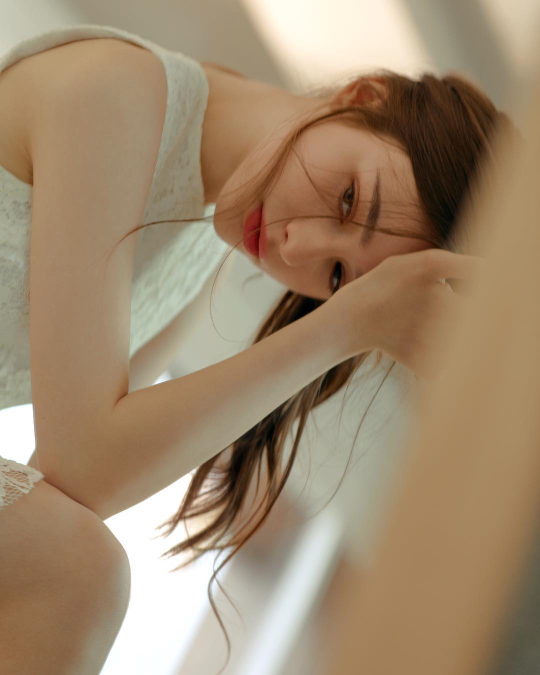
#> input picture 0005/original/1.jpg, 1080 x 1350 px (shown at 1/2 size); its folder holds 4 pictures in this run
$ python pxToIPhone5.py
#> lines starting #> are read from the running program, lines starting #| are printed output that depends on the picture
#pxToIPhone5.py
#640*1360
#我认为小于iPhone5像素即可，不必全都一样

from PIL import Image
import glob
import os.path as op

im = glob.glob(r'original\*.jpg')

def cut(im,path):
    if im.size[0] < im.size[1]:#宽<高，竖着
        ratio = 640 / im.size[0]
        after = (im.size[0] * ratio,im.size[1] * ratio)
        im.thumbnail(after)
        print(im.size)
        im.save(path)
    else:
        ratio = 1360 / im.size[1]
        after = (im.size[0] * ratio,im.size[1] * ratio)
        im.thumbnail(after)
        print(im.size)
        im.save(path)

def main():
    for i in im:
        path = 'after' + '\\' + op.basename(i)
        img = Image.open(i)
#> img is the input picture: PIL image 1080x1350 RGB; mean R, G, B 160.2, 137.5, 110.4
        cut(img,path)
#> in cut, `im.thumbnail(after)`:
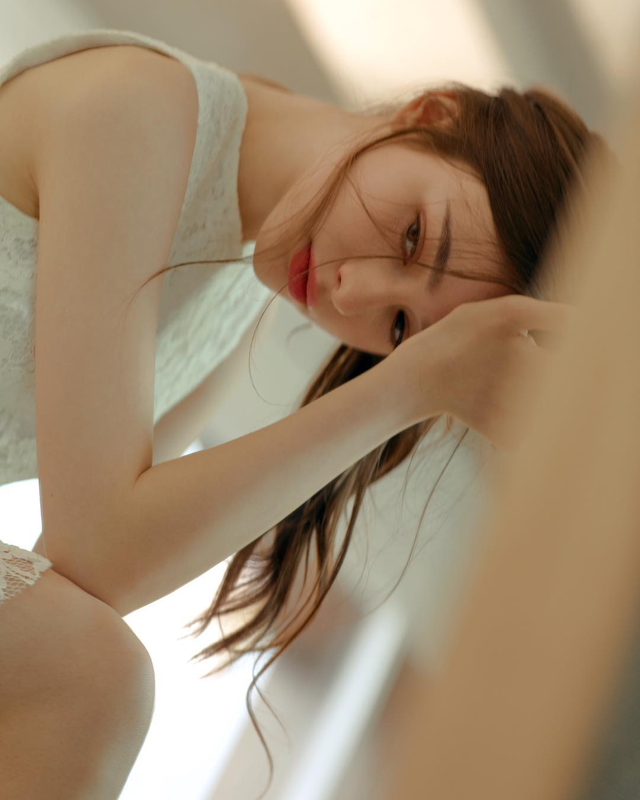
#> im: PIL image 640x800 RGB; mean R, G, B 160.2, 137.5, 110.4
#| (640, 800)
#> pass 2 of the loop in main, `for i in im:`:
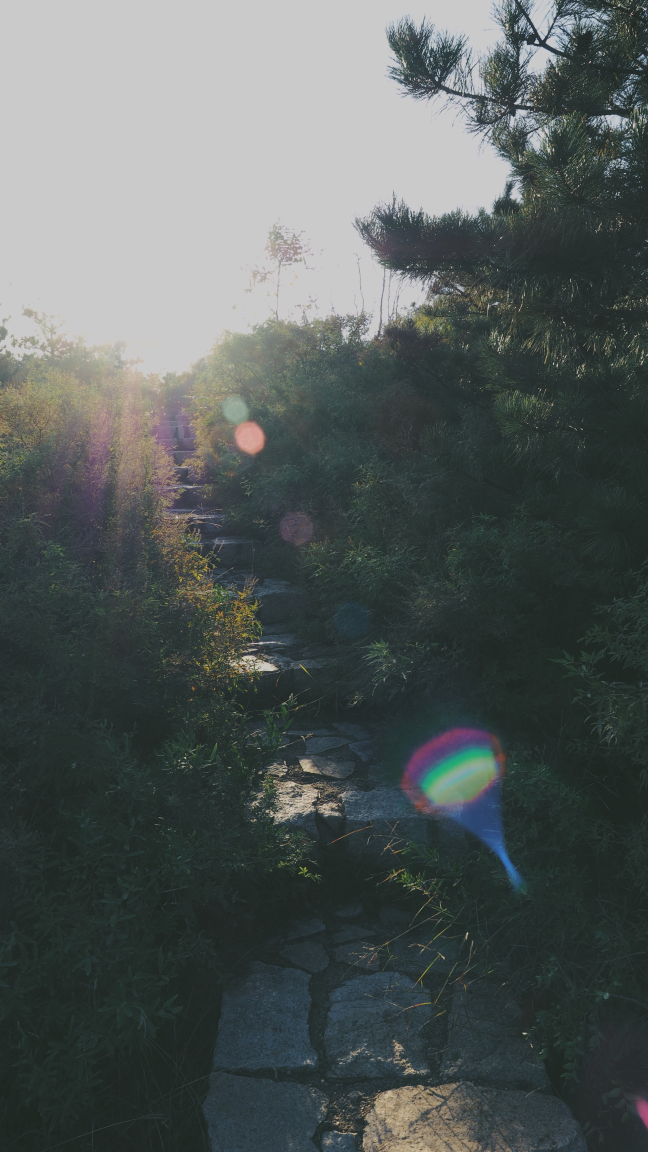
#> input picture 0005/original/3.jpg, 2592 x 4608 px (shown at 1/4 size)
#> in main, img is the input picture: PIL image 2592x4608 RGB; mean R, G, B 84.3, 91.5, 90.2
#> in cut (call 2), `im.thumbnail(after)`:
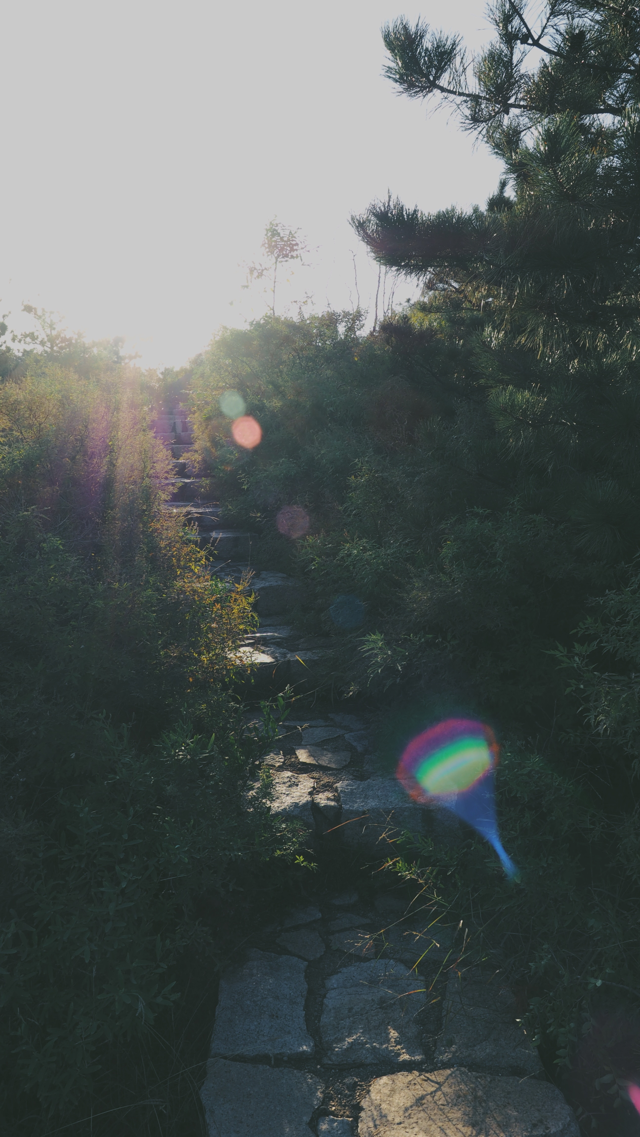
#> im: PIL image 640x1137 RGB; mean R, G, B 84.4, 91.6, 90.3
#| (640, 1137)
#> pass 3 of the loop in main, `for i in im:`:
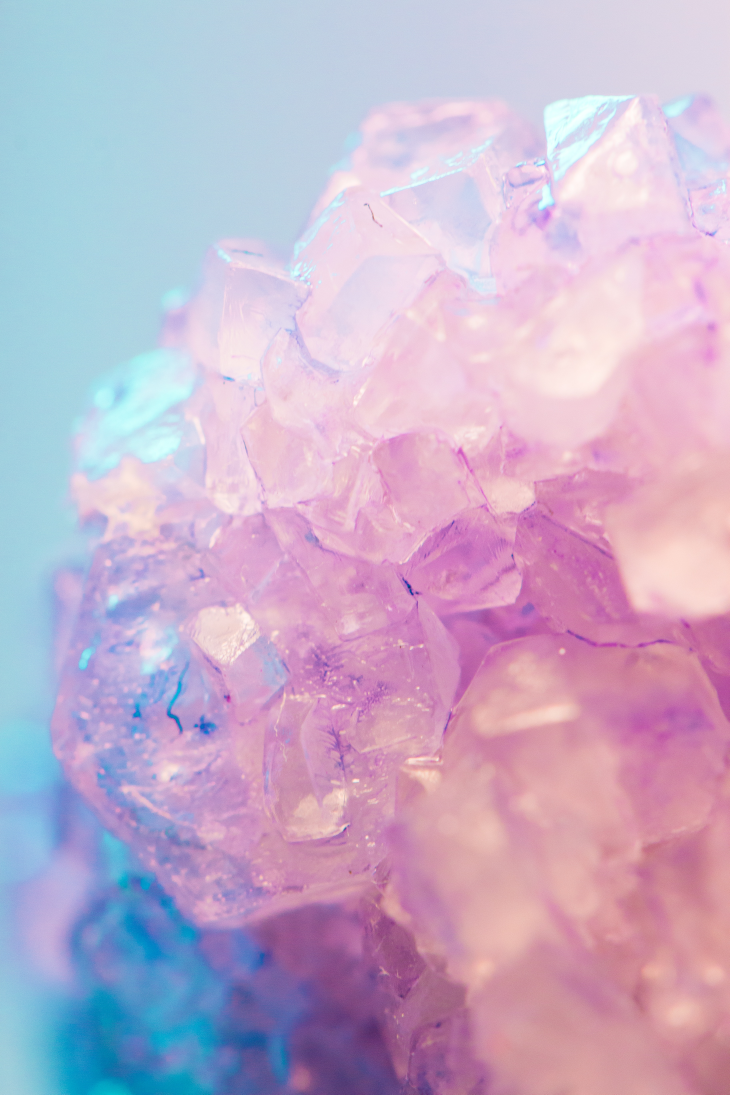
#> input picture 0005/original/5.jpg, 3648 x 5472 px (shown at 1/5 size)
#> in main, img is the input picture: PIL image 3648x5472 RGB; mean R, G, B 196.6, 176.3, 202.7
#> in cut (call 3), `im.thumbnail(after)`:
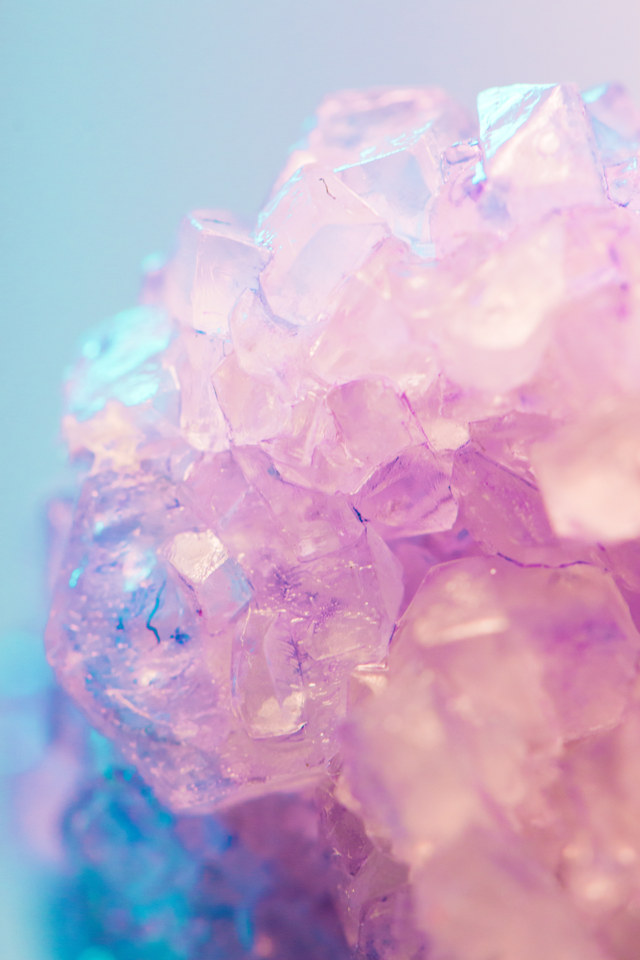
#> im: PIL image 640x960 RGB; mean R, G, B 196.7, 176.4, 202.8
#| (640, 960)
#> the loop made 4 passes; the first 3 are shown

main()

#print(type(op.basename(im[0])))
